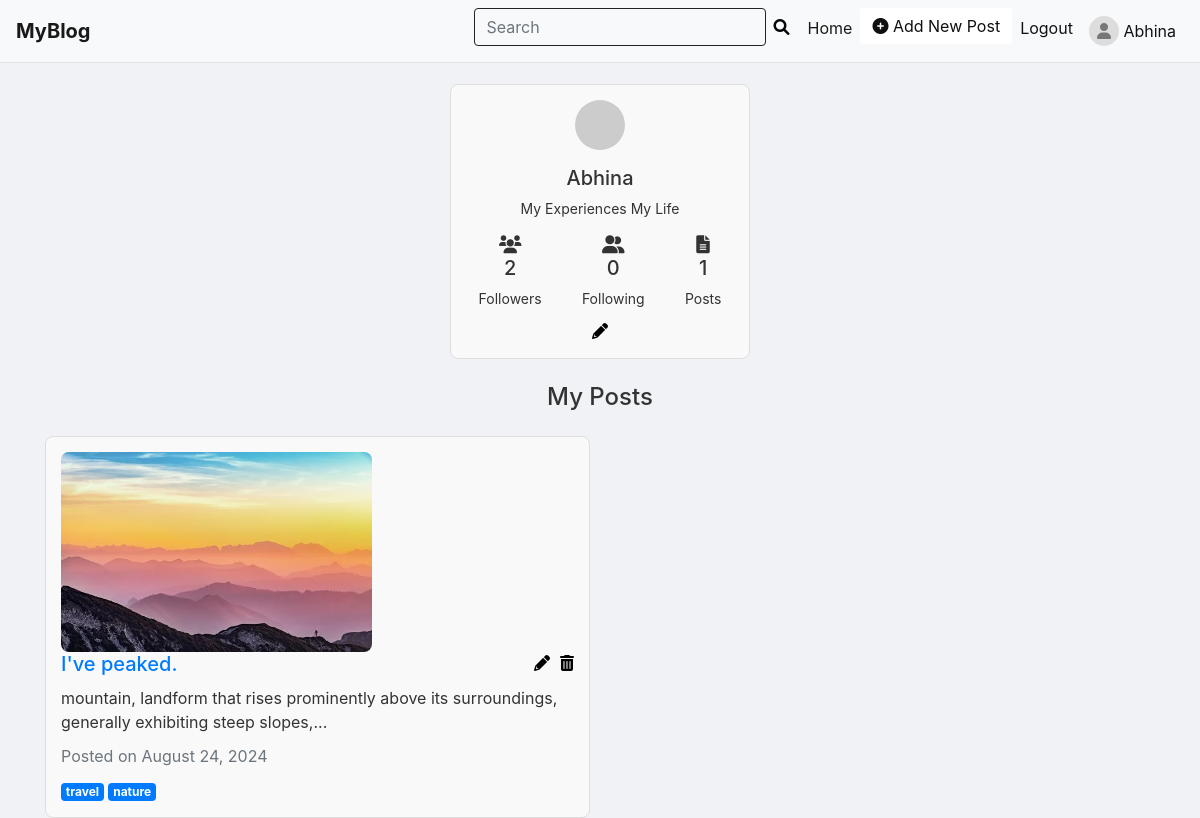
The app's page /myprofile (signed in) with its own data.
### blog/models.py (models this page shows, shortened)
class User(AbstractUser):
    phone_number = models.CharField(max_length=10, null=True, blank=True)
    bio = models.TextField(null=True,blank=True)
    profile_pic = models.ImageField(upload_to="media/profile-pics/", null=True, blank=True,)
    followed_by = models.ManyToManyField('self', symmetrical=False, related_name='follows', blank=True)

class Post(models.Model):
    title = models.CharField(max_length=100)
    content = models.TextField()
    author = models.ForeignKey(User, on_delete=models.CASCADE)
    tag=models.CharField(max_length=50,blank=True, null=True)
    image = models.ImageField(upload_to='post_images/', blank=True, null=True)
    created_at = models.DateTimeField(auto_now_add=True)
    updated_at = models.DateTimeField(auto_now=True)
    is_available = models.BooleanField(default=True)

### blog/views.py (the view)
# urls.py: path('myprofile', views.myprofile, name='myprofile'),
@never_cache
@login_required(login_url='login')
def myprofile(request):
    user = request.user
    posts = Post.objects.filter(author=user,is_available=True).order_by('-created_at')
    posts_with_tags = []
    for post in posts:
        post_tags = post.tag.split(",") if post.tag else []
        posts_with_tags.append({
            'post': post,
            'tags': post_tags
        })
    followers_count = user.followed_by.count()
    following_count = user.follows.count()
    posts_count = posts.count()
    context = {
        'user': user,
        'posts_with_tags': posts_with_tags,
        'followers_count': followers_count,
        'following_count': following_count,
        'posts_count': posts_count,
    }
    return render(request, 'myprofile.html', context)

### templates/myprofile.html (shortened to what this page needs)
{% extends "layout/base.html" %}
{% load static %}
{% block extra_css %}
<link rel="stylesheet" href="https://cdnjs.cloudflare.com/ajax/libs/font-awesome/6.0.0-beta3/css/all.min.css">
{% endblock %}
{% block content %}
<div class="container mt-4">
    <div class="row">
        <div class="col-md-12">
            <div class="profile-card mb-4">
                <div class="text-center">
                    <div class="profile-img">
                        <img src="{% if user.profile_pic %}{{ user.profile_pic.url }}{% else %}https://api.dicebear.com/9.x/initials/svg?seed={{ user.username }}{% endif %}" style="width: 50px; height: 50px; object-fit: cover"alt="Profile Image" class="img-fluid rounded-circle">
                    </div>
                    <h3 class="mt-3">{{ user.username }}</h3>
                    <p>{{ user.bio }}</p>
                    <div class="d-flex justify-content-around mt-3">
                        <a href="{% url 'user_list' user.username 'followers' %}" style="text-decoration: none; color: inherit;">
                            <div class="text-center">
                                <i class="fas fa-users"></i>
                                <h5>{{ followers_count }}</h5>
                                <p>Followers</p>
                            </div>
                        </a>
                        <a href="{% url 'user_list' user.username 'following' %}" style="text-decoration: none; color: inherit;">
                            <div class="text-center">
                                <i class="fas fa-user-friends"></i>
                                <h5>{{ following_count }}</h5>
                                <p>Following</p>
                            </div>
                        </a>
                        <div class="text-center">
                            <i class="fas fa-file-alt"></i>
                            <h5>{{ posts_count }}</h5>
                            <p>Posts</p>
                        </div>
                    </div>
                    <a href="{% url 'update_profile' %}" class="edit-icon" title="Edit Profile">
                        <i class="fas fa-pencil-alt"></i>
                    </a>
                </div>
            </div>
        </div>
    </div>
    <div class="row">
        <div class="col-md-12">
            <h4 class="mb-4" style="text-align: center;">My Posts</h4>
            <div class="post-list">
                {% for post_with_tags in posts_with_tags %}
                <div class="post-card">
                    {% if post_with_tags.post.image %}
                    <img src="{{ post_with_tags.post.image.url }}" alt="Post Image">
                    {% endif %}
                    <h5>
                        <a href="{% url 'post_detail' post_with_tags.post.id %}" class="text-decoration-none">{{ post_with_tags.post.title }}</a>
                        <span class="post-actions">
                            <a href="{% url 'edit_post' post_with_tags.post.id %}" class="edit-icon" title="Edit">
                                <i class="fas fa-pencil-alt"></i>
                            </a>
                            <a href="{% url 'delete_post' post_with_tags.post.id %}" class="delete-icon" title="Delete" onclick="return confirm('Are you sure you want to delete this post?');">
                                <i class="fas fa-trash-alt"></i>
                            </a>
                        </span>
                    </h5>
                    <p>{{ post_with_tags.post.content|slice:":100" }}{% if post_with_tags.post.content|length > 100 %}...{% endif %}</p>
                    <p class="text-muted">Posted on {{ post_with_tags.post.created_at|date:"F j, Y" }}</p>
                    <div class="tags">
                        {% for tag in post_with_tags.tags %}
                        <span class="badge badge-primary">{{ tag }}</span>
                        {% endfor %}
                    </div>
                </div>
                {% empty %}
                <p>No posts yet.</p>
                {% endfor %}
            </div>
        </div>
    </div>
</div>
{% endblock %}

### templates/layout/header.html
{% load static %}
<nav class="navbar navbar-expand-lg navbar-light bg-light">
    <a class="navbar-brand" href="{% url 'index' %}" class="nav-icon-text">
       </i> <b>MyBlog</b>
    </a>
    <div class="collapse navbar-collapse">
        <ul class="navbar-nav ml-auto">
<li class="nav-item">
    <form class="form-inline" action="{% url 'search_results' %}" method="GET">
        <input class="form-control mr-sm-2" type="search" placeholder="Search" aria-label="Search" name="q">
        <button type="submit">
            <i class="fas fa-search"></i>
        </button>
    </form>
</li>
            <li class="nav-item active">
                <a class="nav-link" href="{% url 'user' %}">Home</a>
            </li>
            <li class="nav-item">
                <a href="{% url 'addpost' %}" class="btn add-post-btn">
                    <i class="fas fa-plus-circle"></i> Add New Post
                </a>
            </li>
            <li class="nav-item">
                <a class="nav-link" href="{% url 'logout' %}">Logout</a>
            </li>
            <li class="nav-item">
                <a class="nav-link" href="{% url 'myprofile' %}">
                    {% if user.profile_pic %}
                        <img src="{{ user.profile_pic.url }}" alt="User Image" class="rounded-circle" width="30" height="30">
                    {% else %}
                        <span class="rounded-circle" style="display: inline-block; width: 30px; height: 30px; background-color: #ddd; text-align: center; line-height: 30px;">
                            <i class="fas fa-user" style="color: #777;"></i>
                        </span>
                    {% endif %}
                    <span>{{ user.username }}</span>
                </a>
            </li>
        </ul>
    </div>
</nav>

### templates/layout/base.html (style rules this page uses)
body { background-color: #f0f2f5; color: #333; padding-top: 60px; }
.navbar { margin-bottom: 20px; position: fixed; width: 100%; top: 0; z-index: 1030; background-color: #ffffff; border-bottom: 1px solid #dee2e6; }
.navbar-nav { margin-left: auto; }
.navbar-nav .nav-item .nav-link { color: #111213; font-weight: normal; transition: color 0.3s ease; }
.navbar-nav .nav-item .btn.add-post-btn { background-color: #ffffff; color: #0f1010; border: none; font-weight: normal; transition: color 0.3s ease; }
.navbar .form-inline button { margin-left: -10px; background: none; border: none; color: #070707; padding: 5px 10px; }
.navbar .form-inline { display: flex; align-items: center; }
.navbar .form-inline .form-control { background-color: transparent; color: #0b0a0a; border: 1px solid #242323; padding-right: 30px; }

### templates/myprofile.html (style rules this page uses)
.profile-card { border: 1px solid #ddd; padding: 15px; border-radius: 8px; background-color: #f9f9f9; margin-bottom: 20px; max-width: 300px; margin: 0 auto; }
.profile-card h3 { margin-top: 10px; font-size: 20px; }
.profile-card p { font-size: 14px; margin-bottom: 10px; }
.profile-card img { width: 100px; height: 100px; object-fit: cover; }
.profile-card .d-flex { gap: 15px; }
.profile-card .d-flex div { font-size: 14px; }
.profile-card .d-flex i { font-size: 18px; }
.post-list { display: flex; flex-wrap: wrap; gap: 20px; justify-content: space-between; }
.post-card { border: 1px solid #ddd; padding: 15px; border-radius: 8px; background-color: #f9f9f9; width: calc(50% - 10px); }
.post-card img { max-width: 100%; height: auto; border-radius: 8px; max-height: 200px; object-fit: cover; }
.post-card h5 { margin-top: 0; display: flex; justify-content: space-between; align-items: center; }
.post-card p { margin: 10px 0; }
.edit-icon, .delete-icon { color: #000; text-decoration: none; font-size: 16px; }
.post-actions { display: flex; gap: 10px; }

### records on screen
User: username "Abhina", bio "My Experiences My Life"
Post: post.image (picture), post "I've peaked.", post.content "mountain, landform that rises prominently above its surroundings, generally exhibiting steep slopes,", post.created_at "August 24, 2024", tags "travel" "nature"

### other values on screen
{{ followers_count }} "2"
{{ following_count }} "0"
{{ posts_count }} "1"
